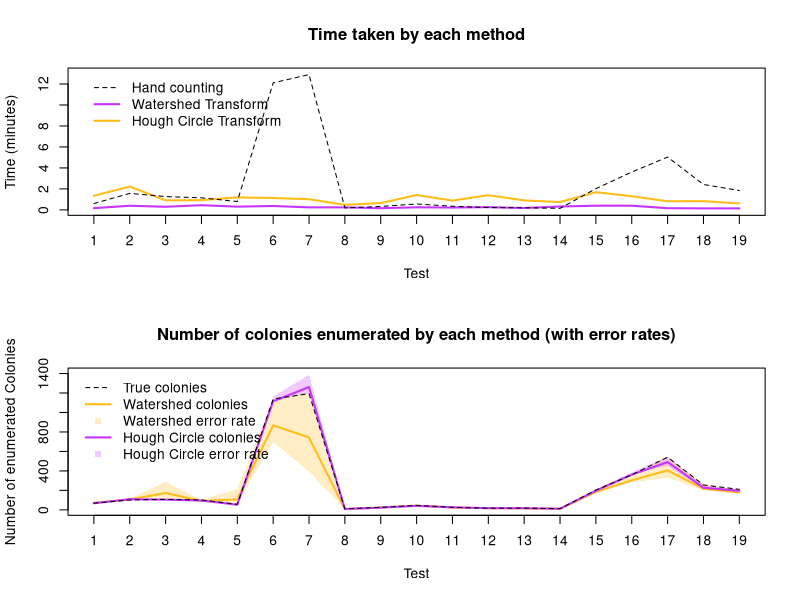
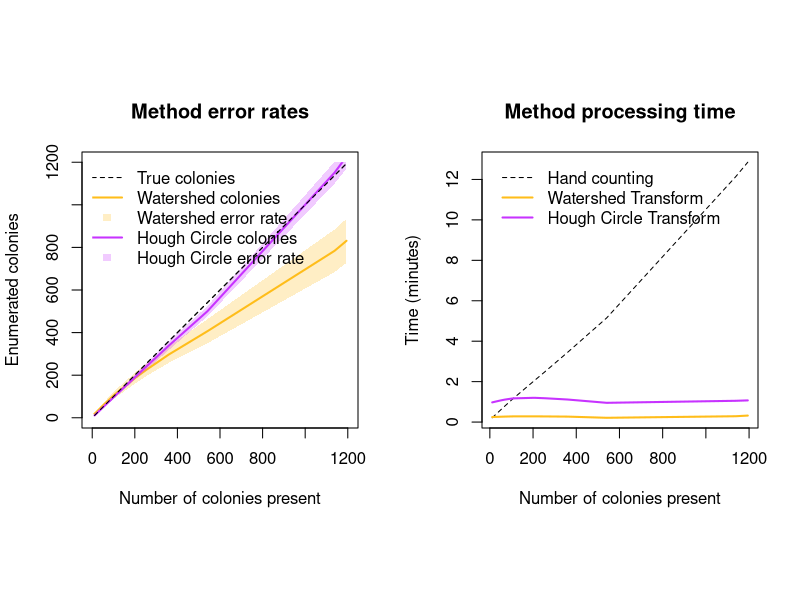

Write R code to recreate these figures, in order.
# Load data from .csv files
hand <- read.csv("data_HQ_LQ_hand.csv", header = T)
HQHough <- read.csv("data_HQ_hough.csv", header = T)
HQwater <- read.csv("data_HQ_water.csv", header = T)

# X range to use for plotting
x <- seq(1:19)

# colours to use in plots
purple <- rgb(0.78, 0.2, 1, 1)
purple_soft <- rgb(0.78, 0.2, 1, 0.25)
orange <- rgb(1, 0.74, 0.1, 1)
orange_soft <- rgb(1, 0.74, 0.1, 0.25)

# Convert from seconds to MM:SS.MS format
convert_time <- function(sec) {
  
  min <- 0
  
  while ((sec - 60) >= 0) {
    min = min + 1
    sec = sec - 60
  }
  if ((sec < 10) && (min < 10)) {
    output = sprintf("0%d:0%.2f", min, sec)
  } else if (min < 10) {
    output = sprintf("0%d:%.2f", min, sec)
  } else if (sec < 10) {
    output = sprintf("%d:0%.2f", min, sec)
  }
  
  return(output)
}


# Get accuracy data for Hough Circle method
houghMean <- c(convert_time(mean(HQHough$Time)), sprintf("%.2f", mean(HQHough$Colonies) / mean(hand$Colonies)), sprintf("%.2f", mean(HQHough$FalsePos)), sprintf("%.2f", mean(HQHough$FalseNeg)))
houghMin <- c(convert_time(min(HQHough$Time)), sprintf("%.2f", min(HQHough$Colonies / hand$Colonies)), min(HQHough$FalsePos), min(HQHough$FalseNeg))
houghMax <- c(convert_time(max(HQHough$Time)), sprintf("%.2f", max(HQHough$Colonies / hand$Colonies)), max(HQHough$FalsePos), max(HQHough$FalseNeg))
houghData <- matrix(c(houghMean, houghMin, houghMax), nrow = 3, byrow = TRUE, dimnames = list(c("Mean", "Min", "Max"), c("time", "Accuracy", "FPR", "FNR")))

# Get accuracy data for Watershed method
waterMean <- c(convert_time(mean(HQwater$Time)), sprintf("%.2f", mean(HQwater$Colonies) / mean(hand$Colonies)), sprintf("%.2f", mean(HQwater$FalsePos)), sprintf("%.2f", mean(HQwater$FalseNeg)))
waterMin <- c(convert_time(min(HQwater$Time)), sprintf("%.2f", min(HQwater$Colonies / hand$Colonies)), min(HQwater$FalsePos), min(HQwater$FalseNeg))
waterMax <- c(convert_time(max(HQwater$Time)), sprintf("%.2f", max(HQwater$Colonies / hand$Colonies)), max(HQwater$FalsePos), max(HQwater$FalseNeg))
waterData <- matrix(c(waterMean, waterMin, waterMax), nrow = 3, byrow = TRUE, dimnames = list(c("Mean", "Min", "Max"), c("time", "Accuracy", "FPR", "FNR")))

# Display output matrices
houghData
waterData


# Output image (complex): ====================================================================================================================================================================================

# 1. Open output file
#png("images/control_data.png", width = 1000, height = 1615)
svg("images/control_data.svg", width = 8, height = 8)

# set image layout
layout(matrix(c(1,1,2,2), 2, 2, byrow = TRUE))

# time ------------------------------------
plot(x, HQwater$Time/60, xaxt="n", type = "l", lwd = 2, col = purple, ylim = c(0,13), main = "Time taken by each method", xlab = "Test", ylab = "Time (minutes)")
axis(1, at = x)
lines(x, HQHough$Time/60, lwd = 2, col = orange)
lines(x, hand$Time/60, lwd = 1, lty = 2, col = rgb(0, 0, 0, 1))
legend("topleft", inset = 0.02, bty = "n", col = c(rgb(0, 0, 0, 1), purple, orange), lwd = c(1, 2, 2), lty = c(2, 1, 1), legend = c("Hand counting", "Watershed Transform", "Hough Circle Transform"))


# both accuracy ------------------------------------
plot(x, HQwater$Colonies, xaxt="n", type = "l", lwd = 2, xlim = c(1,19), ylim = c(0, 1400), col = orange, main = "Number of colonies enumerated by each method (with error rates)", xlab = "Test", ylab = "Number of enumerated Colonies")
axis(1, at = x)
# plot water error rate
upperBoundry = HQwater$Colonies + (abs(hand$Colonies - HQwater$Colonies) + HQwater$FalsePos)
lowerBoundry = HQwater$Colonies - (abs(hand$Colonies - HQwater$Colonies) - HQwater$FalseNeg)
polygon(c(x, rev(x)), c(upperBoundry, rev(lowerBoundry)), col = orange_soft, border = NA)
# plot hough error rate
upperBoundry = HQHough$Colonies + (abs(hand$Colonies - HQHough$Colonies) + HQHough$FalsePos)
lowerBoundry = HQHough$Colonies - (abs(hand$Colonies - HQHough$Colonies) - HQHough$FalseNeg)
polygon(c(x, rev(x)), c(upperBoundry, rev(lowerBoundry)), col = purple_soft, border = NA)
lines(x, HQHough$Colonies, lwd = 2, col = purple)
# hand count
lines(x, hand$Colonies, lwd = 1, lty = 2, col = rgb(0, 0, 0, 1))
# legend
legend("topleft", inset = 0.02, bty = "n", col = c(rgb(0, 0, 0, 1), orange, orange_soft, purple, purple_soft), lwd = c(1, 2, NA, 2, NA), lty = c(2, 1, NA, 1, NA), pch = c(NA, NA, 15, NA, 15), legend = c("True colonies", "Watershed colonies", "Watershed error rate", "Hough Circle colonies", "Hough Circle error rate"))

# 3. Close the file
dev.off()


# Output image (simple): ====================================================================================================================================================================================

freedom <- 4

tempHand <- hand[order(hand$Colonies),]
tempHough <- HQHough[order(HQHough$Colonies),]
tempWater <- HQwater[order(HQwater$Colonies),]

trueSpline <- smooth.spline(tempHand$Colonies, tempHand$Colonies, keep.data = FALSE, df = freedom)
trueTimeSpline <- smooth.spline(tempHand$Colonies, tempHand$Time/60, keep.data = FALSE, df = freedom)

waterSpline <- smooth.spline(tempHand$Colonies, tempWater$Colonies, keep.data = FALSE, df = freedom)
waterSplineUpper <- smooth.spline(tempHand$Colonies, tempWater$Colonies+(tempWater$FalsePos+tempWater$FalseNeg), keep.data = FALSE, df = freedom)
waterSplineLower <- smooth.spline(tempHand$Colonies, tempWater$Colonies-(tempWater$FalsePos+tempWater$FalseNeg), keep.data = FALSE, df = freedom)

houghSpline <- smooth.spline(tempHand$Colonies, tempHough$Colonies, keep.data = FALSE, df = freedom)
houghSplineUpper <- smooth.spline(tempHand$Colonies, tempHough$Colonies+(tempHough$FalsePos+tempHough$FalseNeg), keep.data = FALSE, df = freedom)
houghSplineLower <- smooth.spline(tempHand$Colonies, tempHough$Colonies-(tempHough$FalsePos+tempHough$FalseNeg), keep.data = FALSE, df = freedom)

svg("images/control_data.svg", width = 10, height = 6)

layout(matrix(c(1,2), 1, 2, byrow = TRUE))

# make plot square
par(pty="s")

# ERROR RATES: =====================================================================
plot(tempHand$Colonies, tempHand$Colonies, type = "l", lty = 2, xlim = c(0, 1200), ylim = c(0, 1200), main = "Method error rates", xlab = "Number of colonies present", ylab = "Enumerated colonies")

# limit lines between 0 - 1200
clip(min(0), max(1200), min(0), max(1200))

# WATERSHED TRANSFORM: =================================================
# error rate:
polygon(c(0, waterSplineUpper$x, max(waterSplineUpper$x), rev(waterSplineLower$x)), c(min(waterSplineUpper$y), waterSplineUpper$y, max(waterSplineUpper$y), rev(waterSplineLower$y)), col = orange_soft, border = NA)
# colonies counted:
lines(waterSpline, lwd = 2, col = orange)

# HOUGH CIRCLE TRANSFORM: =================================================
# error rate:
polygon(c(0, houghSplineUpper$x, max(houghSplineUpper$x), rev(houghSplineLower$x)), c(min(houghSplineUpper$y), houghSplineUpper$y, max(houghSplineUpper$y), rev(houghSplineLower$y)), col = purple_soft, border = NA)
# colonies counted:
lines(houghSpline, lwd = 2, col = purple)

# "True" number of colonies
lines(trueSpline, lty = 2)

# Legend
legend("topleft", inset = 0.02, bty = "n", col = c(rgb(0, 0, 0, 1), orange, orange_soft, purple, purple_soft), lwd = c(1, 2, NA, 2, NA), lty = c(2, 1, NA, 1, NA), pch = c(NA, NA, 15, NA, 15), legend = c("True colonies", "Watershed colonies", "Watershed error rate", "Hough Circle colonies", "Hough Circle error rate"))


# TIME TAKEN: =====================================================================
plot(trueTimeSpline, type = "l", lty = 2, main = "Method processing time", xlab = "Number of colonies present", ylab = "Time (minutes)")

clip(min(0), max(1200), min(0), max(tempHand$Time)/60)

lines(smooth.spline(tempHand$Colonies, tempWater$Time/60, keep.data = FALSE, df = freedom), lwd = 2, col = orange)
lines(smooth.spline(tempHand$Colonies, tempHough$Time/60, keep.data = FALSE, df = freedom), lwd = 2, col = purple)

legend("topleft", inset = 0.02, bty = "n", col = c(rgb(0, 0, 0, 1), orange, purple), lwd = c(1, 2, 2), lty = c(2, 1, 1), legend = c("Hand counting", "Watershed Transform", "Hough Circle Transform"))

# 3. Close the file
dev.off()